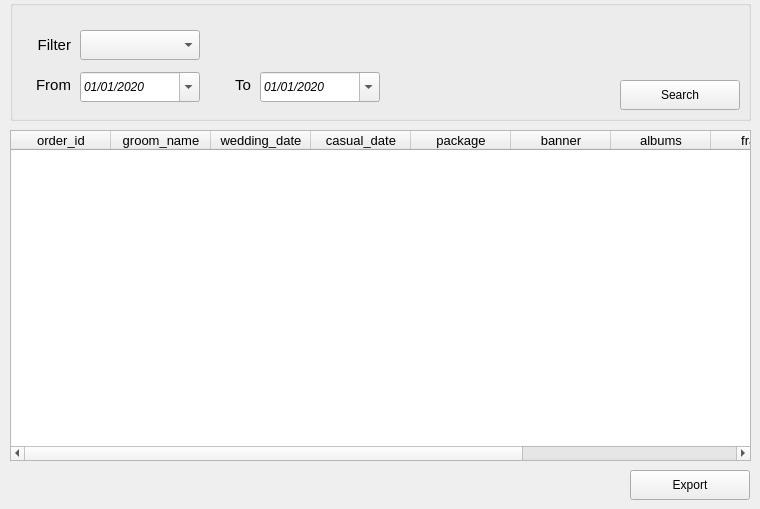
      <widget class="QWidget" name="tab_9">
       <attribute name="title">
        <string>delivery</string>
       </attribute>
       <widget class="QTableWidget" name="tableWidget_4">
        <property name="geometry">
         <rect>
          <x>10</x>
          <y>130</y>
          <width>741</width>
          <height>331</height>
         </rect>
        </property>
        <property name="font">
         <font>
          <family>Segoe UI</family>
          <pointsize>10</pointsize>
         </font>
        </property>
        <column>
         <property name="text">
          <string>order_id</string>
         </property>
        </column>
        <column>
         <property name="text">
          <string>groom_name</string>
         </property>
        </column>
        <column>
         <property name="text">
          <string>wedding_date</string>
         </property>
        </column>
        <column>
         <property name="text">
          <string>casual_date</string>
         </property>
        </column>
        <column>
         <property name="text">
          <string>package</string>
         </property>
        </column>
        <column>
         <property name="text">
          <string>banner</string>
         </property>
        </column>
        <column>
         <property name="text">
          <string>albums</string>
         </property>
        </column>
        <column>
         <property name="text">
          <string>frames</string>
         </property>
        </column>
        <column>
         <property name="text">
          <string>photos</string>
         </property>
        </column>
        <column>
         <property name="text">
          <string/>
         </property>
        </column>
       </widget>
       <widget class="QGroupBox" name="groupBox_13">
        <property name="geometry">
         <rect>
          <x>10</x>
          <y>0</y>
          <width>741</width>
          <height>121</height>
         </rect>
        </property>
        <property name="title">
         <string/>
        </property>
        <widget class="QComboBox" name="comboBox_13">
         <property name="geometry">
          <rect>
           <x>70</x>
           <y>30</y>
           <width>120</width>
           <height>30</height>
          </rect>
         </property>
         <property name="font">
          <font>
           <family>Segoe UI</family>
          </font>
         </property>
        </widget>
        <widget class="QPushButton" name="pushButton_44">
         <property name="geometry">
          <rect>
           <x>610</x>
           <y>80</y>
           <width>120</width>
           <height>30</height>
          </rect>
         </property>
         <property name="font">
          <font>
           <family>Segoe UI</family>
          </font>
         </property>
         <property name="text">
          <string>Search</string>
         </property>
        </widget>
        <widget class="QDateEdit" name="dateEdit_16">
         <property name="geometry">
          <rect>
           <x>70</x>
           <y>72</y>
           <width>120</width>
           <height>30</height>
          </rect>
         </property>
         <property name="font">
          <font>
           <family>Segoe UI</family>
           <italic>true</italic>
          </font>
         </property>
         <property name="dateTime">
          <datetime>
           <hour>0</hour>
           <minute>0</minute>
           <second>0</second>
           <year>2020</year>
           <month>1</month>
           <day>1</day>
          </datetime>
         </property>
         <property name="displayFormat">
          <string>MM/dd/yyyy</string>
         </property>
         <property name="calendarPopup">
          <bool>true</bool>
         </property>
         <property name="timeSpec">
          <enum>Qt::TimeZone</enum>
         </property>
        </widget>
        <widget class="QLabel" name="label_88">
         <property name="geometry">
          <rect>
           <x>10</x>
           <y>30</y>
           <width>51</width>
           <height>30</height>
          </rect>
         </property>
         <property name="font">
          <font>
           <family>Segoe UI</family>
           <pointsize>11</pointsize>
          </font>
         </property>
         <property name="text">
          <string>Filter</string>
         </property>
         <property name="alignment">
          <set>Qt::AlignRight|Qt::AlignTrailing|Qt::AlignVCenter</set>
         </property>
        </widget>
        <widget class="QLabel" name="label_89">
         <property name="geometry">
          <rect>
           <x>20</x>
           <y>70</y>
           <width>41</width>
           <height>30</height>
          </rect>
         </property>
         <property name="font">
          <font>
           <family>Segoe UI</family>
           <pointsize>11</pointsize>
          </font>
         </property>
         <property name="text">
          <string>From</string>
         </property>
         <property name="alignment">
          <set>Qt::AlignRight|Qt::AlignTrailing|Qt::AlignVCenter</set>
         </property>
        </widget>
        <widget class="QDateEdit" name="dateEdit_17">
         <property name="geometry">
          <rect>
           <x>250</x>
           <y>72</y>
           <width>120</width>
           <height>30</height>
          </rect>
         </property>
         <property name="font">
          <font>
           <family>Segoe UI</family>
           <italic>true</italic>
          </font>
         </property>
         <property name="dateTime">
          <datetime>
           <hour>0</hour>
           <minute>0</minute>
           <second>0</second>
           <year>2020</year>
           <month>1</month>
           <day>1</day>
          </datetime>
         </property>
         <property name="displayFormat">
          <string>MM/dd/yyyy</string>
         </property>
         <property name="calendarPopup">
          <bool>true</bool>
         </property>
         <property name="timeSpec">
          <enum>Qt::TimeZone</enum>
         </property>
        </widget>
        <widget class="QLabel" name="label_90">
         <property name="geometry">
          <rect>
           <x>210</x>
           <y>70</y>
           <width>31</width>
           <height>30</height>
          </rect>
         </property>
         <property name="font">
          <font>
           <family>Segoe UI</family>
           <pointsize>11</pointsize>
          </font>
         </property>
         <property name="text">
          <string>To</string>
         </property>
         <property name="alignment">
          <set>Qt::AlignRight|Qt::AlignTrailing|Qt::AlignVCenter</set>
         </property>
        </widget>
       </widget>
       <widget class="QPushButton" name="pushButton_47">
        <property name="geometry">
         <rect>
          <x>630</x>
          <y>470</y>
          <width>120</width>
          <height>30</height>
         </rect>
        </property>
        <property name="font">
         <font>
          <family>Segoe UI</family>
         </font>
        </property>
        <property name="text">
         <string>Export</string>
        </property>
       </widget>
      </widget>
